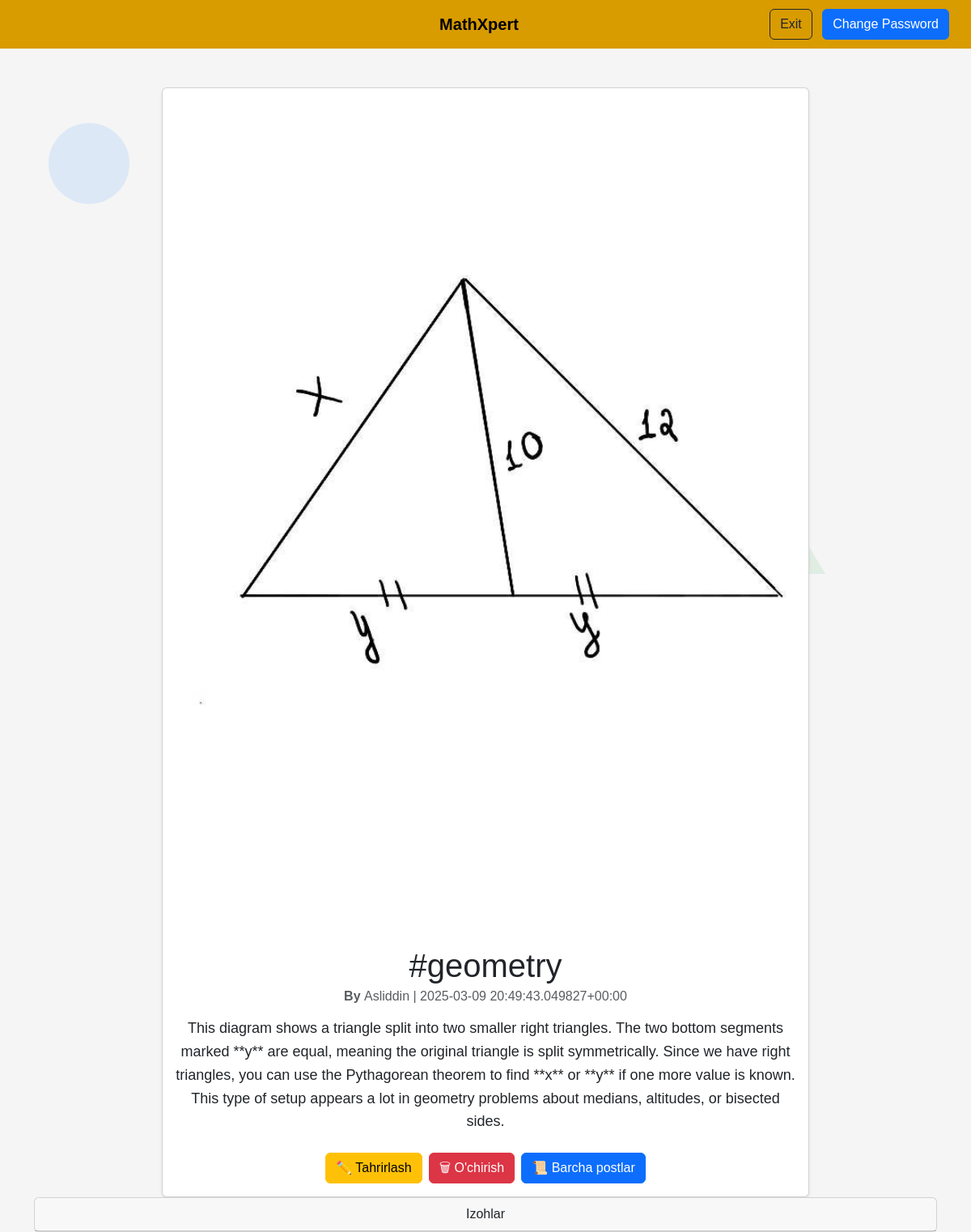
/articles/7/ (signed in), run on the app's committed database.
### articles/models.py (models this page shows, shortened)
class Article(models.Model):
    title=models.CharField(max_length=255)
    summary=models.CharField(max_length=200,blank=True)
    body=RichTextField(blank=True,null=True)
    photo=models.ImageField(upload_to='images/',blank=True)
    date=models.DateTimeField(auto_now_add=True)
    author=models.ForeignKey(
        get_user_model(),
        on_delete=models.CASCADE,
    )

### accounts/models.py (models this page shows)
class CustomUser(AbstractUser):
    age=models.PositiveIntegerField(null=True,blank=True)

### articles/views.py (the view)
# urls.py: path('<int:pk>/',ArticleDetailView.as_view(),name='article_detail'),
class ArticleDetailView(LoginRequiredMixin,DetailView):
    model=Article
    template_name='article_detail.html'

### templates/article_detail.html (shortened to what this page needs)
{% extends 'base.html' %}
{% block content %}
<div class="container mt-4">
    <div class="card mx-auto shadow-sm" style="max-width: 800px;">
        {% if object.photo %}
            <img class="card-img-top img-fluid" src="{{ object.photo.url }}" alt="{{ object.title }}"
                 style="border-top-left-radius: 10px; border-top-right-radius: 10px;">
        {% endif %}
        <div class="card-body">
            <h1 class="card-title text-center">{{ object.title }}</h1>
            <h6 class="card-subtitle mb-3 text-muted text-center">
                <strong>By </strong> {{ object.author| title}} | {{ object.date | safe}}
            </h6>
            <p class="card-text" style="font-size: 18px; line-height: 1.6;">
                {{ object.body | safe }}
            </p>
            <div class="d-flex justify-content-center mt-4">
                <a href="{% url 'article_edit' object.pk %}" class="btn btn-warning me-2">✏️ Tahrirlash</a>
                <a href="{% url 'article_delete' object.pk %}" class="btn btn-danger me-2">🗑 O'chirish</a>
                <a href="{% url 'article_list' %}" class="btn btn-primary">📜 Barcha postlar</a>
            </div>
        </div>
    </div>
</div>
<div class="card">
    <div class="card-header">Izohlar</div>
</div>
{% endblock content %}

### templates/base.html (style rules this page uses)
body { background-color: #f5f5f5; font-family: 'Arial', sans-serif; position: relative; overflow-x: hidden; }

### data on the page
Article: photo (picture), title "#geometry", author "Asliddin", date "2025-03-09 20:49:43.049827+00:00", body "This diagram shows a triangle split into two smaller right triangles. The two bottom segments marked **y** are equal, meaning the original triangle is split symmetrically. Since we have right triangles, you can use the Pythagorean theorem to find **x** or **y** if one more value is known. This type of setup appears a lot in geometry problems about medians, altitudes, or bisected sides."
